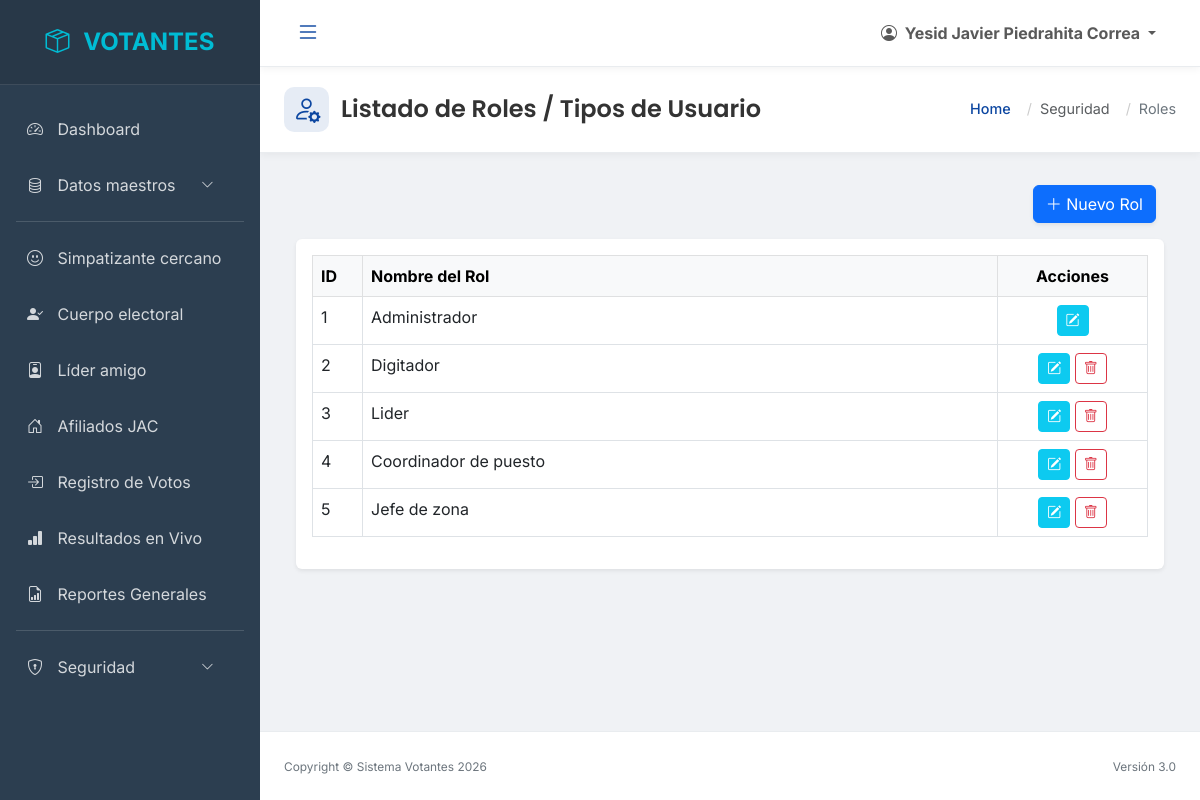
Page /index.php?url=rol/index (signed in) on the committed database.
### tables this page shows
CREATE TABLE `tipo_usuario`  (
  `id` int NOT NULL AUTO_INCREMENT,
  `tipo` varchar(50) NOT NULL,
  PRIMARY KEY (`id`) USING BTREE
);

### controllers/RolController.php (called while the page is built, shortened)
<?php
require_once 'models/RolModel.php';
class RolController {
    private $model;
    public function __construct() {
        $this->model = new RolModel();
    }
    public function index() {
        $roles = $this->model->getRoles();
        require 'views/roles/listar.php';
    }
}

### funcs/class.conexion.php (called while the page is built)
<?php
class Conexion
{
	public function get_conexion()
	{
      $servidor = "localhost";
      $db = "votantes";
      $user = "root";
      $pass = "root";
      try
      {
        $conexion = new PDO(
            "mysql:host=$servidor;dbname=$db",
            $user,
            $pass,
            array(PDO::MYSQL_ATTR_INIT_COMMAND => 'SET NAMES  \'UTF8\'')
        );
        $conexion->setAttribute(PDO::ATTR_ERRMODE, PDO::ERRMODE_EXCEPTION);
        return $conexion;
      }
      catch(PDOException $e)
      {
        die("Error de conexión local: " . $e->getMessage());
      }
	}
}
?>

### models/RolModel.php (called while the page is built, shortened)
<?php
require_once 'funcs/class.conexion.php';
class RolModel extends Conexion {
    private $db;
    public function __construct() {
        $this->db = $this->get_conexion();
    }
    public function getRoles() {
        $sql = "SELECT * FROM tipo_usuario ORDER BY id ASC";
        $stmt = $this->db->prepare($sql);
        $stmt->execute();
        return $stmt->fetchAll(PDO::FETCH_ASSOC);
    }
}

### views/roles/listar.php (the view, shortened to what this page needs)
<?php include 'includes/header_dashboard.php'; ?>
<div class="page-header-container">
    <div class="page-header-title">
        <i class="bi bi-person-gear"></i>
        <h1>Listado de Roles / Tipos de Usuario</h1>
    </div>
    <nav aria-label="breadcrumb" class="breadcrumb-modern">
        <ol class="breadcrumb">
            <li class="breadcrumb-item"><a href="index.php?url=dashboard/index">Home</a></li>
            <li class="breadcrumb-item text-muted">Seguridad</li>
            <li class="breadcrumb-item active" aria-current="page">Roles</li>
        </ol>
    </nav>
</div>
<div class="d-flex justify-content-end mb-3 container-fluid">
    <button type="button" class="btn btn-primary shadow-sm me-2" data-bs-toggle="modal" data-bs-target="#modalCrear">
        <i class="bi bi-plus-lg"></i> Nuevo Rol
    </button>
</div>
<div class="container-fluid">
    <div class="card shadow-sm border-0">
        <div class="card-body">
            <div class="table-responsive">
                <table id="tablaRoles" class="table table-hover table-bordered" style="width:100%">
                    <thead class="table-light">
                        <tr>
                            <th width="50">ID</th>
                            <th>Nombre del Rol</th>
                            <th width="150" class="text-center">Acciones</th>
                        </tr>
                    </thead>
                    <tbody>
                        <?php foreach($roles as $rol): ?>
                        <tr>
                            <td><?php echo $rol['id']; ?></td>
                            <td><?php echo $rol['tipo']; ?></td>
                            <td class="text-center">
                                <button class="btn btn-sm btn-info text-white btn-editar"
                                        data-id="<?php echo $rol['id']; ?>"
                                        data-tipo="<?php echo $rol['tipo']; ?>">
                                    <i class="bi bi-pencil-square"></i>
                                </button>
                                <?php if($rol['id'] != 1): ?>
                                <button class="btn btn-sm btn-outline-danger btn-eliminar"
                                        data-id="<?php echo $rol['id']; ?>">
                                    <i class="bi bi-trash"></i>
                                </button>
                                <?php endif; ?>
                            </td>
                        </tr>
                        <?php endforeach; ?>
                    </tbody>
                </table>
            </div>
        </div>
    </div>
</div>
<?php include 'includes/footer_dashboard.php'; ?>

### css/style_modern.css (style rules this page uses)
:root { --primary-color: #0d47a1; --primary-hover: #002171; --accent-color: #00bcd4; --bg-color: #f0f2f5; --text-color: #333333; --gray-light: #e9ecef; --card-bg: #ffffff; --shadow-sm: 0 2px 8px rgba(0, 0, 0, 0.05); --shadow-md: 0 4px 12px rgba(0, 0, 0, 0.1); --shadow-lg: 0 8px 24px rgba(0, 0, 0, 0.15); --font-heading: 'Poppins', sans-serif; --font-body: 'Inter', sans-serif; }
body { font-family: var(--font-body); background-color: var(--bg-color); color: var(--text-color); min-height: 100vh; }
h1, h2, h3, h4, h5, h6, .text-titles { font-family: var(--font-heading); font-weight: 600; }
.page-header-container { background-color: #fff; padding: 1.25rem 1.5rem; margin: -1.5rem -1.5rem 2rem -1.5rem; border-bottom: 1px solid var(--gray-light); display: flex; align-items: center; justify-content: space-between; box-shadow: var(--shadow-sm); }
.page-header-title { display: flex; align-items: center; }
.page-header-title i { font-size: 1.75rem; margin-right: 0.75rem; color: var(--primary-color); background: rgba(13, 71, 161, 0.1); width: 45px; height: 45px; display: flex; align-items: center; justify-content: center; border-radius: 10px; }
.page-header-title h1 { font-size: 1.5rem; margin: 0; color: var(--text-color); }
.breadcrumb-modern .breadcrumb { background: transparent; padding: 0; margin: 0; }
.breadcrumb-modern .breadcrumb-item { font-size: 0.9rem; display: flex; align-items: center; }
.breadcrumb-modern .breadcrumb-item+.breadcrumb-item::before { content: "/"; padding: 0 0.5rem; color: #ccc; }
.breadcrumb-modern .breadcrumb-item a { color: var(--primary-color); text-decoration: none; font-weight: 500; }
.breadcrumb-modern .breadcrumb-item.active { color: #6c757d; }

### rows in the picture
tipo_usuario: id "1", tipo "Administrador"
tipo_usuario: id "2", tipo "Digitador"
tipo_usuario: id "3", tipo "Lider"
tipo_usuario: id "4", tipo "Coordinador de puesto"
tipo_usuario: id "5", tipo "Jefe de zona"

### other values in the picture
$_SESSION['nombres'] "Yesid Javier Piedrahita Correa"
